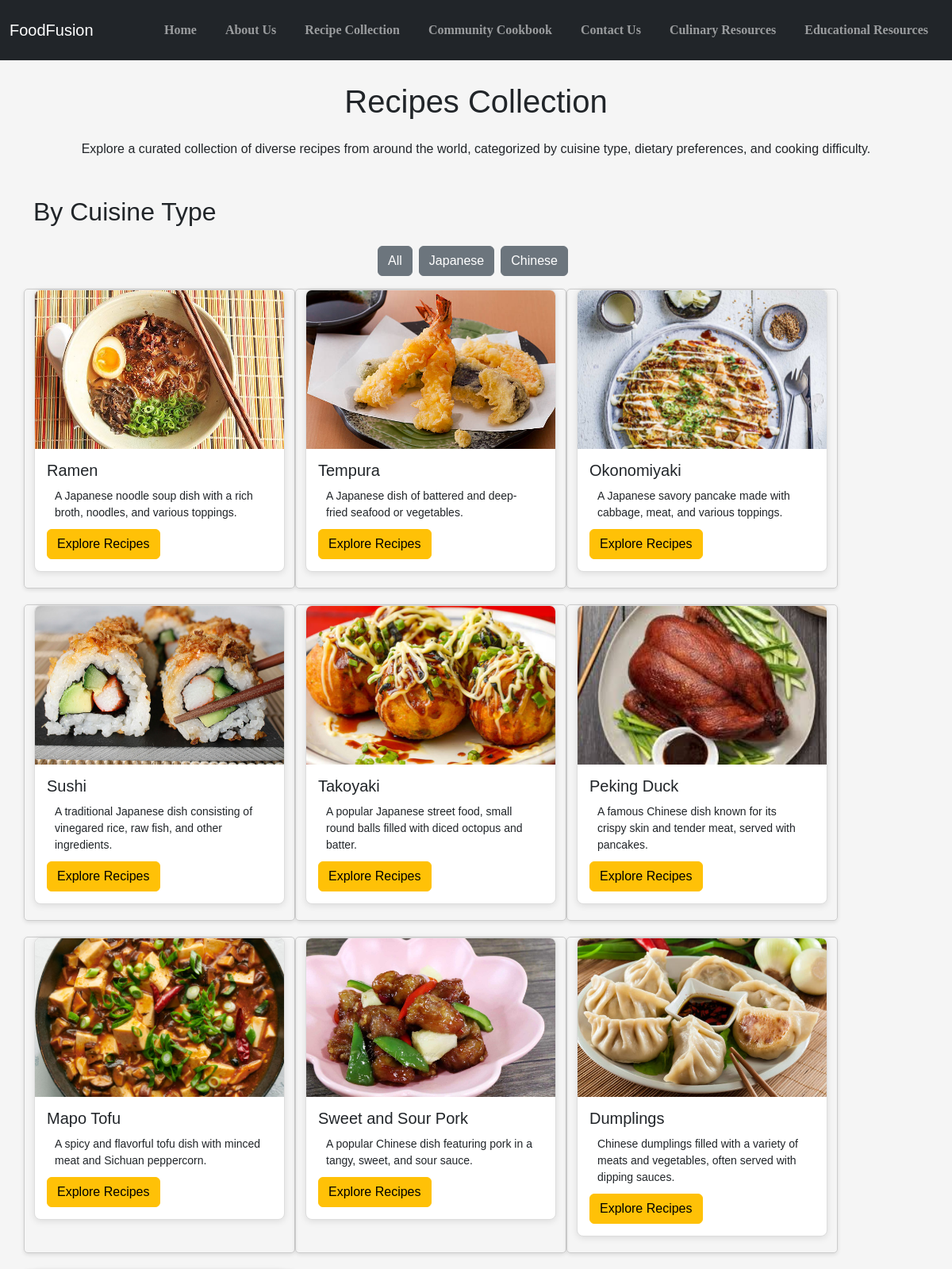
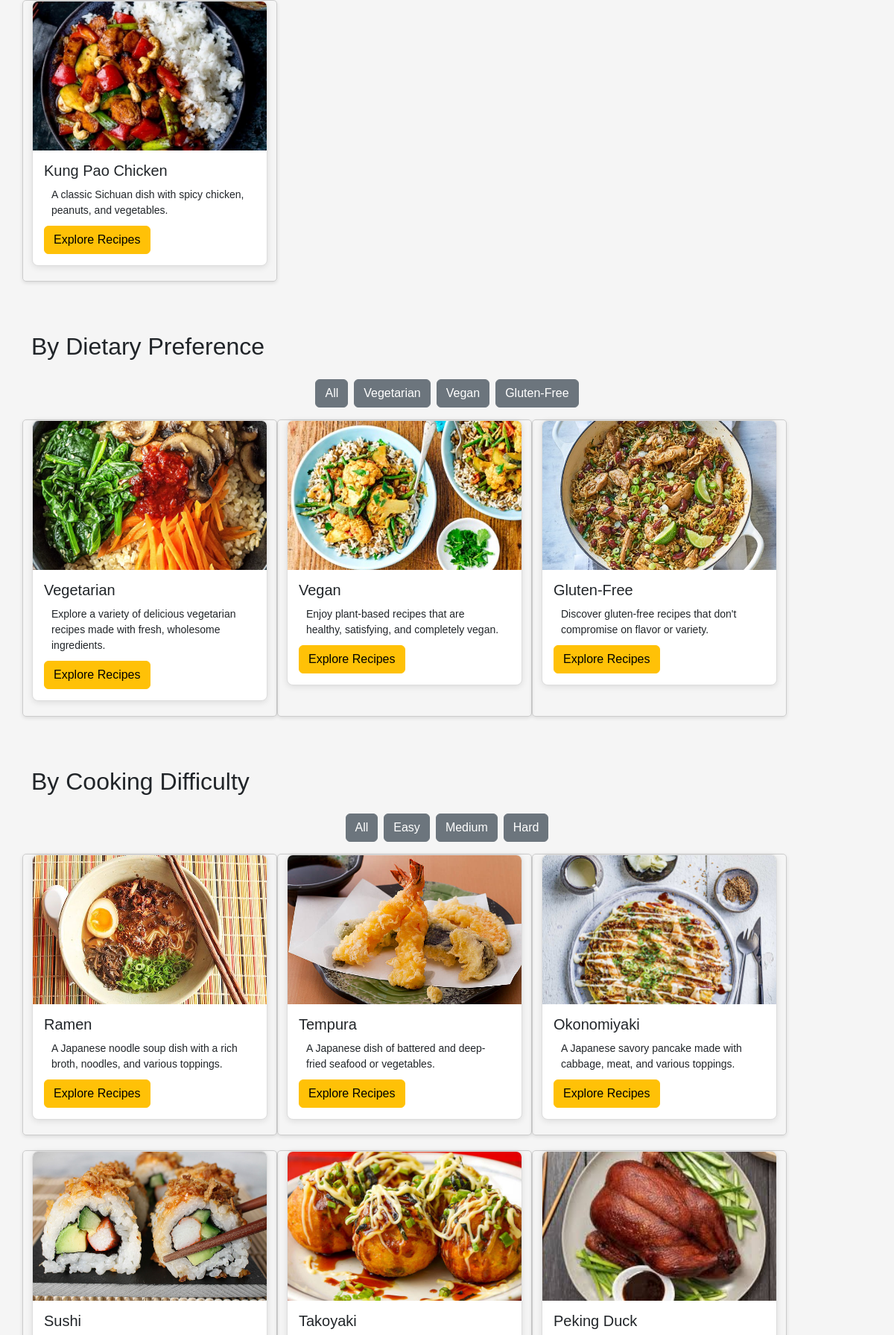
The page /reciepeCollection.php (upper part) on the database its author committed (2 pictures, top to bottom).
### tables this page shows
CREATE TABLE `recipe` (
  `recipe_id` int(11) NOT NULL,
  `recipe_name` varchar(255) NOT NULL,
  `country_id` int(11) DEFAULT NULL,
  `recipe_img` varchar(255) DEFAULT NULL,
  `difficulty_id` int(11) DEFAULT NULL,
  `description` text DEFAULT NULL
);

### reciepeCollection.php (the view, shortened to what this page needs)
<!DOCTYPE html>
<html lang="en">
  <head>
    <link
      href="https://cdn.jsdelivr.net/npm/bootstrap@5.3.3/dist/css/bootstrap.min.css"
      rel="stylesheet"
    />
    <link rel="stylesheet" href="style.css" />
  </head>
  <body>
    <?php
        include 'header.php';
    ?>
    <?php
$host = 'localhost';
$dbname = 'backendproject';
$username = 'root';
$password = '';
try {
    $pdo = new PDO("mysql:host=$host;dbname=$dbname", $username, $password);
    $pdo->setAttribute(PDO::ATTR_ERRMODE, PDO::ERRMODE_EXCEPTION);
    $stmt = $pdo->query("SELECT * FROM recipe ORDER BY country_id, difficulty_id DESC");
    $recipes = $stmt->fetchAll(PDO::FETCH_ASSOC);
} catch (PDOException $e) {
    echo "Connection failed: " . $e->getMessage();
    exit;
}
?>
    <main class="container my-5 mt-5">
      <h1 class="text-center mb-4">Recipes Collection</h1>
      <p class="text-center mb-5">
        Explore a curated collection of diverse recipes from around the world,
        categorized by cuisine type, dietary preferences, and cooking
        difficulty.
      </p>
<section class="mb-5" id="cuisine-type-section">
    <h2 class="mb-4">By Cuisine Type</h2>
    <div class="d-flex justify-content-center mb-3">
      <button class="btn btn-secondary me-2 filter-btn" data-filter-cuisine="all">All</button>
      <button class="btn btn-secondary me-2 filter-btn" data-filter-cuisine="1">Japanese</button>
      <button class="btn btn-secondary me-2 filter-btn" data-filter-cuisine="2">Chinese</button>
    </div>
    <div class="row" id="cuisine-type-container">
      <?php foreach ($recipes as $recipe): ?>
        <div
          class="col-md-4 recipe-card"
          data-cuisine="<?= $recipe['country_id'] ?>"
          data-difficulty="<?= $recipe['difficulty_id'] ?>"
        >
          <div class="card">
            <img
              src="image/<?= htmlspecialchars($recipe['recipe_img']) ?>"
              class="card-img-top"
              alt="<?= htmlspecialchars($recipe['recipe_name']) ?>"
            />
            <div class="card-body">
              <h5 class="card-title"><?= htmlspecialchars($recipe['recipe_name']) ?></h5>
              <p class="card-text"><?= htmlspecialchars($recipe['description']) ?></p>
              <a href="detail.php?recipe_id=<?= $recipe['recipe_id'] ?>" class="btn btn-warning">Explore Recipes</a>
            </div>
          </div>
        </div>
      <?php endforeach; ?>
    </div>
  </section>
      <section class="mb-5" id="dietary-preferences">
        <h2 class="mb-4">By Dietary Preference</h2>
        <div class="d-flex justify-content-center mb-3">
          <button class="btn btn-secondary me-2 filter-btn" data-filter="all">
            All
          </button>
          <button
            class="btn btn-secondary me-2 filter-btn"
            data-filter="vegetarian"
          >
            Vegetarian
          </button>
          <button class="btn btn-secondary me-2 filter-btn" data-filter="vegan">
            Vegan
          </button>
          <button
            class="btn btn-secondary filter-btn"
            data-filter="gluten-free"
          >
            Gluten-Free
          </button>
        </div>
        <div class="row">
          <div class="col-md-4 recipe-card" data-preference="vegetarian">
            <div class="card">
              <img
                src="image/vege.avif"
                class="card-img-top"
                alt="Vegetarian Preference"
              />
              <div class="card-body">
                <h5 class="card-title">Vegetarian</h5>
                <p class="card-text">
                  Explore a variety of delicious vegetarian recipes made with
                  fresh, wholesome ingredients.
                </p>
                <a href="detail.php" class="btn btn-warning">Explore Recipes</a>
              </div>
            </div>
          </div>
          <div class="col-md-4 recipe-card" data-preference="vegan">
            <div class="card">
              <img
                src="image/vegan.jpg"
                class="card-img-top"
                alt="Vegan Preference"
              />
              <div class="card-body">
                <h5 class="card-title">Vegan</h5>
                <p class="card-text">
                  Enjoy plant-based recipes that are healthy, satisfying, and
                  completely vegan.
                </p>
                <a href="detail.php" class="btn btn-warning">Explore Recipes</a>
              </div>
            </div>
          </div>
          <div class="col-md-4 recipe-card" data-preference="gluten-free">
            <div class="card">
              <img
                src="image/gluten.jpg"
                class="card-img-top"
                alt="Gluten-Free Preference"
              />
              <div class="card-body">
                <h5 class="card-title">Gluten-Free</h5>
                <p class="card-text">
                  Discover gluten-free recipes that don't compromise on flavor
                  or variety.
                </p>
                <a href="detail.php" class="btn btn-warning">Explore Recipes</a>
              </div>
            </div>
          </div>
        </div>
      </section>
  <section class="mb-5" id="cooking-difficulty-section">
    <h2 class="mb-4">By Cooking Difficulty</h2>
    <div class="d-flex justify-content-center mb-3">
      <button class="btn btn-secondary me-2 filter-btn" data-filter-difficulty="all">All</button>
      <button class="btn btn-secondary me-2 filter-btn" data-filter-difficulty="1">Easy</button>
      <button class="btn btn-secondary me-2 filter-btn" data-filter-difficulty="2">Medium</button>
      <button class="btn btn-secondary filter-btn" data-filter-difficulty="3">Hard</button>
    </div>
    <div class="row" id="cooking-difficulty-container">
      <?php foreach ($recipes as $recipe): ?>
        <div
          class="col-md-4 recipe-card"
          data-cuisine="<?= $recipe['country_id'] ?>"
          data-difficulty="<?= $recipe['difficulty_id'] ?>"
        >
          <div class="card">
            <img
              src="image/<?= htmlspecialchars($recipe['recipe_img']) ?>"
              class="card-img-top"
              alt="<?= htmlspecialchars($recipe['recipe_name']) ?>"
            />
            <div class="card-body">
              <h5 class="card-title"><?= htmlspecialchars($recipe['recipe_name']) ?></h5>
              <p class="card-text"><?= htmlspecialchars($recipe['description']) ?></p>
              <a href="detail.php?recipe_id=<?= $recipe['recipe_id'] ?>" class="btn btn-warning">Explore Recipes</a>
            </div>
          </div>
        </div>
      <?php endforeach; ?>
    </div>
  </section>
    </main>
    <?php
    include 'footer.php';
    ?>
  </body>
</html>

### style.css (style rules this page uses)
body { font-family: Arial, sans-serif; font-size: 16px; background-color: #f5f5f5; padding-top: 56px; }
.recipe-card { width: 30%; margin-bottom: 20px; border: 1px solid #ccc; border-radius: 5px; box-shadow: 0 2px 5px rgba(0, 0, 0, 0.1); transition: transform 0.3s ease-in-out; }
.recipe-card img { width: 100%; height: 200px; object-fit: cover; }
.recipe-card p { margin: 10px; font-size: 14px; }
.card { border-radius: 20px; background-color: #ffffff; }
.card { transition: transform 0.3s ease, box-shadow 0.3s ease; }
.card-img-top { width: 100%; height: 200px; object-fit: cover; }
.card { margin-bottom: 20px; border: 1px solid #ddd; border-radius: 8px; overflow: hidden; box-shadow: 0 2px 8px rgba(0, 0, 0, 0.1); transition: transform 0.3s ease; }
.card-body { padding: 15px; }

### rows shown on the page
recipe: recipe_img (picture), recipe_name "Ramen", description "A Japanese noodle soup dish with a rich broth, noodles, and various toppings."
recipe: recipe_img (picture), recipe_name "Tempura", description "A Japanese dish of battered and deep-fried seafood or vegetables."
recipe: recipe_img (picture), recipe_name "Okonomiyaki", description "A Japanese savory pancake made with cabbage, meat, and various toppings."
recipe: recipe_img (picture), recipe_name "Sushi", description "A traditional Japanese dish consisting of vinegared rice, raw fish, and other ingredients."
recipe: recipe_img (picture), recipe_name "Takoyaki", description "A popular Japanese street food, small round balls filled with diced octopus and batter."
recipe: recipe_img (picture), recipe_name "Peking Duck", description "A famous Chinese dish known for its crispy skin and tender meat, served with pancakes."
recipe: recipe_img (picture), recipe_name "Mapo Tofu", description "A spicy and flavorful tofu dish with minced meat and Sichuan peppercorn."
recipe: recipe_img (picture), recipe_name "Sweet and Sour Pork", description "A popular Chinese dish featuring pork in a tangy, sweet, and sour sauce."
recipe: recipe_img (picture), recipe_name "Dumplings", description "Chinese dumplings filled with a variety of meats and vegetables, often served with dipping sauces."
recipe: recipe_img (picture), recipe_name "Kung Pao Chicken", description "A classic Sichuan dish with spicy chicken, peanuts, and vegetables."
